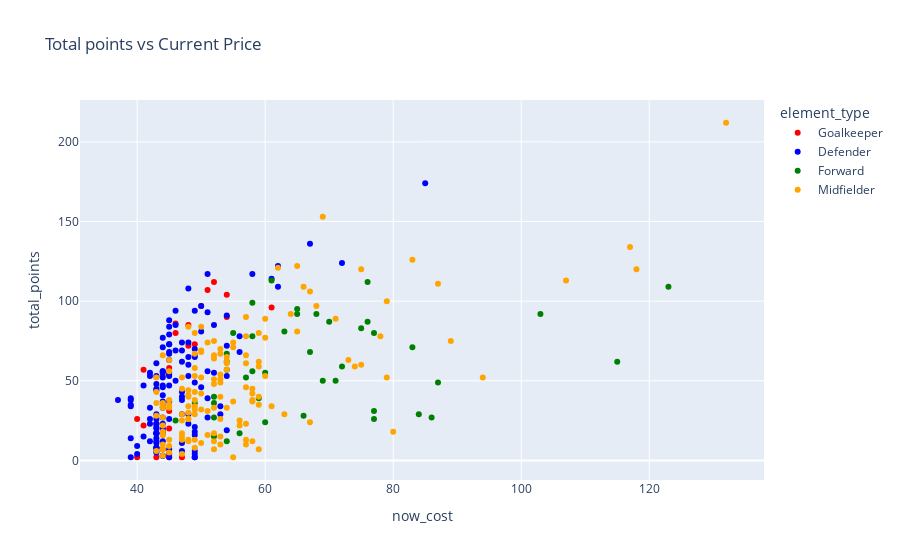

This figure's notebook cell:
### Code cell
# px.pie(df.groupby(['element_type'])['player_name'].count().reset_index(),
#                   names='element_type',
#                   values='player_name',
#                   color='element_type',
#                   hole=.3,
#                   color_discrete_map=position_colors
#                   )

px.scatter(df, 
           x='now_cost', y='total_points',
           color='element_type',
           color_discrete_map=position_colors,
           hover_data= ['player_name'],
           title='Total points vs Current Price'
              )

# sns.scatterplot(x = df['now_cost'], y = df['total_points'], hue=df['element_type'], palette=position_colors)

### Figure 1 — Plotly figure (JSON) as saved in the notebook; plotly's stock layout.template omitted (floating-point values rounded to 4 significant figures; data arrays with more than 128 entries replaced by an {"elided": "..."} marker saying what was removed)
{"data": [{"customdata": [["Bernd Leno"], ["Aaron Ramsdale"], ["Álvaro Fernández"], ["Jonas Lössl"], ["Jason Steele"], ["Robert Sánchez"], ["Nick Pope"], ["Wayne Hennessey"], ["Edouard Mendy"], ["Vicente Guaita"], ["Jack Butland"], ["Jordan Pickford"], ["Kasper Schmeichel"], ["Illan Meslier"], ["Caoimhin Kelleher"], ["Zack Steffen"], ["David de Gea"], ["Karl Darlow"], ["Martin Dubravka"], ["Tim Krul"], ["Angus Gunn"], ["Fraser Forster"], ["Willy Caballero"], ["Hugo Lloris"], ["Ben Foster"], ["Daniel Bachmann"], ["Lukasz Fabianski"], ["Alphonse Areola"]], "hovertemplate": "element_type=Goalkeeper<br>now_cost=%{x}<br>total_points=%{y}<br>player_name=%{customdata[0]}<extra></extra>", "legendgroup": "Goalkeeper", "marker": {"color": "red", "symbol": "circle"}, "mode": "markers", "name": "Goalkeeper", "orientation": "v", "showlegend": true, "type": "scatter", "x": [45, 51, 45, 45, 40, 46, 54, 45, 61, 46, 44, 49, 48, 48, 43, 44, 52, 45, 44, 45, 40, 44, 43, 54, 41, 41, 50, 47], "xaxis": "x", "y": [4, 107, 31, 2, 2, 86, 90, 4, 96, 80, 19, 73, 85, 72, 8, 7, 112, 20, 53, 58, 26, 35, 2, 104, 57, 22, 97, 2], "yaxis": "y"}, {"customdata": {"elided": "132x1 str values"}, "hovertemplate": "element_type=Defender<br>now_cost=%{x}<br>total_points=%{y}<br>player_name=%{customdata[0]}<extra></extra>", "legendgroup": "Defender", "marker": {"color": "blue", "symbol": "circle"}, "mode": "markers", "name": "Defender", "orientation": "v", "showlegend": true, "type": "scatter", "x": {"elided": "132 int values"}, "xaxis": "x", "y": {"elided": "132 int values"}, "yaxis": "y"}, {"customdata": [["Alexandre Lacazette"], ["Ollie Watkins"], ["Danny Ings"], ["Ivan Toney"], ["Neal Maupay"], ["Danny Welbeck"], ["Jay Rodriguez"], ["Ashley Barnes"], ["Matej Vydra"], ["Wout Weghorst"], ["Timo Werner"], ["Romelu Lukaku"], ["Christian Benteke"], ["Jordan Ayew"], ["Jean-Philippe Mateta"], ["Odsonne Edouard"], ["Dominic Calvert-Lewin"], ["Salomón Rondón"], ["Jamie Vardy"], ["Kelechi Iheanacho"], ["Patson Daka"], ["Patrick Bamford"], ["Joe Gelhardt"], ["Roberto Firmino"], ["Edinson Cavani"], ["Chris Wood"], ["Callum Wilson"], ["Allan Saint-Maximin"], ["Teemu Pukki"], ["Adam Idah"], ["Joshua Sargent"], ["Che Adams"], ["Armando Broja"], ["Shane Long"], ["Adam Armstrong"], ["Harry Kane"], ["Emmanuel Dennis"], ["Joshua King"], ["Michail Antonio"], ["Raúl Jiménez"], ["Fabio Silva"], ["Hee-Chan Hwang"]], "hovertemplate": "element_type=Forward<br>now_cost=%{x}<br>total_points=%{y}<br>player_name=%{customdata[0]}<extra></extra>", "legendgroup": "Forward", "marker": {"color": "Green", "symbol": "circle"}, "mode": "markers", "name": "Forward", "orientation": "v", "showlegend": true, "type": "scatter", "x": [83, 75, 77, 65, 65, 59, 52, 52, 52, 66, 86, 115, 60, 58, 52, 63, 77, 60, 103, 69, 71, 77, 46, 87, 84, 67, 72, 68, 58, 49, 54, 70, 55, 54, 57, 123, 61, 58, 76, 76, 56, 54], "xaxis": "x", "y": [71, 83, 80, 95, 92, 39, 40, 15, 27, 28, 27, 62, 55, 56, 36, 81, 31, 24, 92, 50, 50, 26, 25, 49, 29, 68, 59, 92, 99, 36, 57, 87, 80, 12, 52, 109, 113, 78, 112, 87, 17, 67], "yaxis": "y"}, {"customdata": {"elided": "143x1 str values"}, "hovertemplate": "element_type=Midfielder<br>now_cost=%{x}<br>total_points=%{y}<br>player_name=%{customdata[0]}<extra></extra>", "legendgroup": "Midfielder", "marker": {"color": "Orange", "symbol": "circle"}, "mode": "markers", "name": "Midfielder", "orientation": "v", "showlegend": true, "type": "scatter", "x": {"elided": "143 int values"}, "xaxis": "x", "y": {"elided": "143 int values"}, "yaxis": "y"}], "layout": {"legend": {"title": {"text": "element_type"}, "tracegroupgap": 0}, "title": {"text": "Total points vs Current Price"}, "xaxis": {"anchor": "y", "domain": [0, 1], "title": {"text": "now_cost"}}, "yaxis": {"anchor": "x", "domain": [0, 1], "title": {"text": "total_points"}}}}
